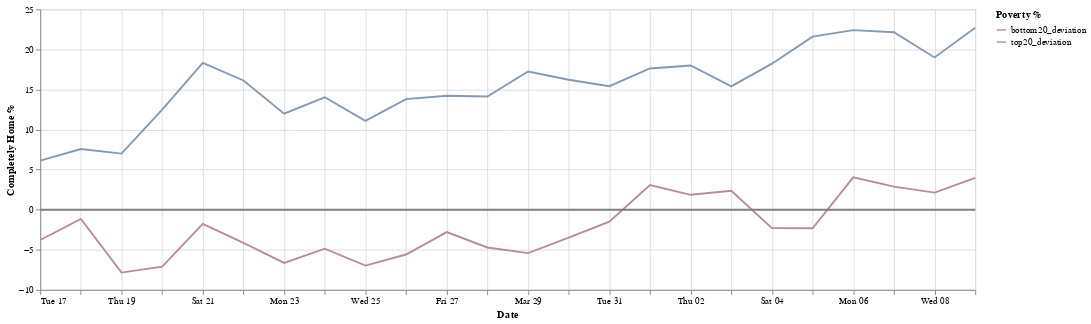

Notebook code for this chart:
### Markdown cell above
*   August. 7, 2020: LA County Exceeds 200,000 Coronavirus Cases
*   August, 12, 2020: LA County Crosses 'Tragic Milestone' Of 5,000 Coronavirus Deaths

### Code cell
start_date = '2020-8-5'
end_date = '2020-8-21'
df2 = apply_date_filter(df,start_date,end_date)
chart = create_chart(df2)
chart

### Figure 1 — Vega-Lite specification as saved in the notebook (floating-point values rounded to 4 significant figures)
{"config": {"view": {"continuousHeight": 300, "continuousWidth": 400}, "range": {"category": {"scheme": ["#E15759", "#a0aab4", "#4E79A7"]}}}, "layer": [{"mark": "line", "encoding": {"color": {"type": "nominal", "field": "Poverty %"}, "x": {"type": "temporal", "field": "date", "title": "Date"}, "y": {"type": "quantitative", "field": "completely home %", "title": "Completely Home %"}}, "transform": [{"fold": ["bottom20_deviation", "top20_deviation"], "as": ["Poverty %", "completely home %"]}], "width": 1000}, {"mark": {"type": "line", "color": "grey"}, "encoding": {"x": {"type": "temporal", "field": "date"}, "y": {"type": "quantitative", "field": "mean 2019"}}}], "data": {"name": "data-545537df846404ac7cc27708bc830069"}, "$schema": "https://vega.github.io/schema/vega-lite/v4.8.1.json", "datasets": {"data-545537df846404ac7cc27708bc830069": [{"date": "2020-03-26T00:00:00+00:00", "top20_perc": 43.94, "bottom20_perc": 24.55, "top20_deviation": 13.79, "bottom20_deviation": -5.592, "mean 2019": 0}, {"date": "2020-03-25T00:00:00+00:00", "top20_perc": 41.23, "bottom20_perc": 23.18, "top20_deviation": 11.08, "bottom20_deviation": -6.968, "mean 2019": 0}, {"date": "2020-03-20T00:00:00+00:00", "top20_perc": 42.64, "bottom20_perc": 23.04, "top20_deviation": 12.5, "bottom20_deviation": -7.102, "mean 2019": 0}, {"date": "2020-04-09T00:00:00+00:00", "top20_perc": 52.84, "bottom20_perc": 34.12, "top20_deviation": 22.7, "bottom20_deviation": 3.978, "mean 2019": 0}, {"date": "2020-03-24T00:00:00+00:00", "top20_perc": 44.18, "bottom20_perc": 25.28, "top20_deviation": 14.03, "bottom20_deviation": -4.867, "mean 2019": 0}, {"date": "2020-03-27T00:00:00+00:00", "top20_perc": 44.36, "bottom20_perc": 27.35, "top20_deviation": 14.21, "bottom20_deviation": -2.8, "mean 2019": 0}, {"date": "2020-03-22T00:00:00+00:00", "top20_perc": 46.27, "bottom20_perc": 26.0, "top20_deviation": 16.13, "bottom20_deviation": -4.142, "mean 2019": 0}, {"date": "2020-03-28T00:00:00+00:00", "top20_perc": 44.27, "bottom20_perc": 25.43, "top20_deviation": 14.13, "bottom20_deviation": -4.715, "mean 2019": 0}, {"date": "2020-04-08T00:00:00+00:00", "top20_perc": 49.14, "bottom20_perc": 32.28, "top20_deviation": 18.99, "bottom20_deviation": 2.137, "mean 2019": 0}, {"date": "2020-03-19T00:00:00+00:00", "top20_perc": 37.14, "bottom20_perc": 22.3, "top20_deviation": 6.997, "bottom20_deviation": -7.846, "mean 2019": 0}, {"date": "2020-04-01T00:00:00+00:00", "top20_perc": 47.76, "bottom20_perc": 33.23, "top20_deviation": 17.62, "bottom20_deviation": 3.08, "mean 2019": 0}, {"date": "2020-04-03T00:00:00+00:00", "top20_perc": 45.53, "bottom20_perc": 32.5, "top20_deviation": 15.39, "bottom20_deviation": 2.354, "mean 2019": 0}, {"date": "2020-04-06T00:00:00+00:00", "top20_perc": 52.56, "bottom20_perc": 34.18, "top20_deviation": 22.41, "bottom20_deviation": 4.033, "mean 2019": 0}, {"date": "2020-03-29T00:00:00+00:00", "top20_perc": 47.39, "bottom20_perc": 24.73, "top20_deviation": 17.25, "bottom20_deviation": -5.42, "mean 2019": 0}, {"date": "2020-04-04T00:00:00+00:00", "top20_perc": 48.37, "bottom20_perc": 27.84, "top20_deviation": 18.22, "bottom20_deviation": -2.304, "mean 2019": 0}, {"date": "2020-03-17T00:00:00+00:00", "top20_perc": 36.26, "bottom20_perc": 26.36, "top20_deviation": 6.119, "bottom20_deviation": -3.781, "mean 2019": 0}, {"date": "2020-04-02T00:00:00+00:00", "top20_perc": 48.14, "bottom20_perc": 32.01, "top20_deviation": 17.99, "bottom20_deviation": 1.862, "mean 2019": 0}, {"date": "2020-03-18T00:00:00+00:00", "top20_perc": 37.71, "bottom20_perc": 28.98, "top20_deviation": 7.567, "bottom20_deviation": -1.162, "mean 2019": 0}, {"date": "2020-03-31T00:00:00+00:00", "top20_perc": 45.56, "bottom20_perc": 28.65, "top20_deviation": 15.41, "bottom20_deviation": -1.491, "mean 2019": 0}, {"date": "2020-03-23T00:00:00+00:00", "top20_perc": 42.14, "bottom20_perc": 23.5, "top20_deviation": 11.99, "bottom20_deviation": -6.644, "mean 2019": 0}, {"date": "2020-03-30T00:00:00+00:00", "top20_perc": 46.36, "bottom20_perc": 26.65, "top20_deviation": 16.22, "bottom20_deviation": -3.499, "mean 2019": 0}, {"date": "2020-03-21T00:00:00+00:00", "top20_perc": 48.46, "bottom20_perc": 28.37, "top20_deviation": 18.32, "bottom20_deviation": -1.771, "mean 2019": 0}, {"date": "2020-04-07T00:00:00+00:00", "top20_perc": 52.29, "bottom20_perc": 33.02, "top20_deviation": 22.15, "bottom20_deviation": 2.873, "mean 2019": 0}, {"date": "2020-04-05T00:00:00+00:00", "top20_perc": 51.74, "bottom20_perc": 27.82, "top20_deviation": 21.6, "bottom20_deviation": -2.321, "mean 2019": 0}]}}
